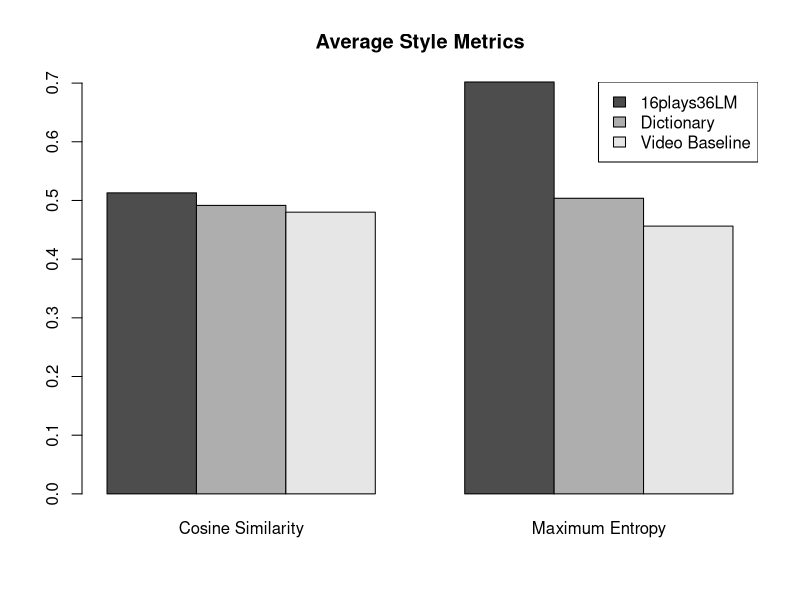

R code for this plot:
#16plays36:
#average-csim	0.512979241631
#average-cmaxent	0.701862536235
#phrase2:
#average-csim	0.491599098577
#average-cmaxent	0.50375691204
#video2:
#average-csim	0.480059827357
#average-cmaxent	0.456308085791

pdf('style_metrics.pdf', width=8, height=5)

systems = c('16plays36LM', 'Dictionary', 'Video Baseline')
metrics = c('Cosine Similarity', 'Maximum Entropy')

barplot(t(rbind(
	 c(0.512979241631, 0.491599098577, 0.480059827357),
	 c(0.701862536235, 0.50375691204, 0.456308085791))),
	names.arg=metrics, beside=TRUE)

title("Average Style Metrics")

legend("topright", legend=systems, fill=(gray.colors(n=3)))

dev.off()
